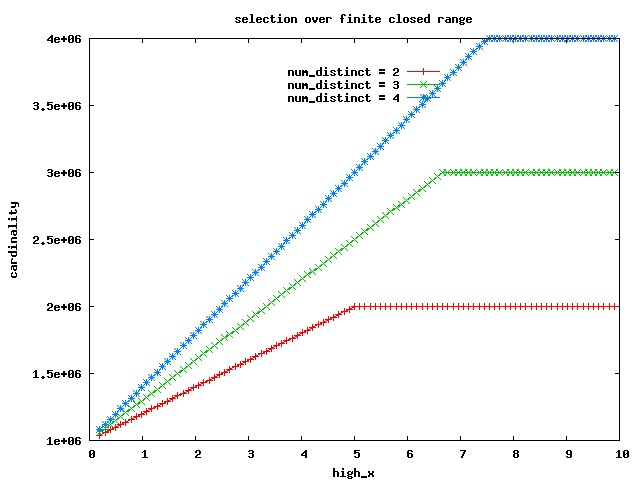

This figure's gnuplot source:
set terminal jpeg
set xlabel 'high_x'
set ylabel 'cardinality'

set key 6,3750000

set title "selection over finite closed range"
plot 'range_sel_closed_finite_02_data.dat' using 2:3 title "num_distinct = 2" with linespoint, \
     'range_sel_closed_finite_03_data.dat' using 2:3 title "num_distinct = 3" with linespoint, \
     'range_sel_closed_finite_04_data.dat' using 2:3 title "num_distinct = 4" with linespoint
